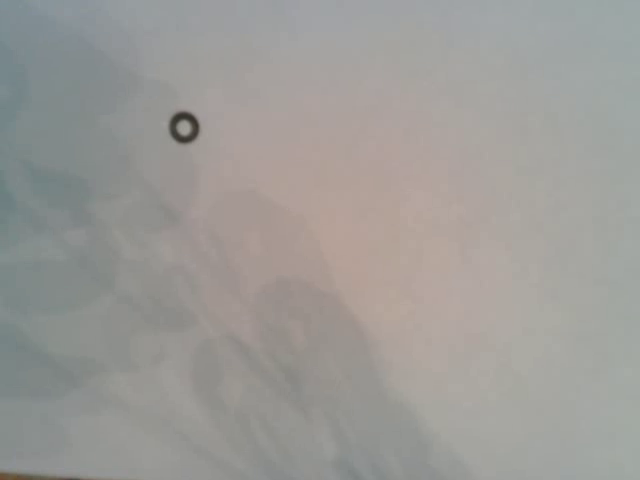
#> input picture frame 38 of 8lab/sample.mp4, 640 x 480 px
$ python exsample.py
#> lines starting #> are read from the running program, lines starting #| are printed output that depends on the picture; after the words box and inside, x2 and y2 are one past the last pixel; in counts of white or black regions, pixels touching at a corner belong together
import time
import cv2


def image_processing():
    img = cv2.imread('variant-10.jpg')
    #cv2.imshow('image', img)
    w, h = img.shape[:2]
    # [7 lines of commented-out code are left out]
    ret,img = cv2.threshold(img,150,255,cv2.THRESH_BINARY)
    # [8 lines of commented-out code are left out]
    cv2.imshow('img', img)


def video_processing():
    cap = cv2.VideoCapture('sample.mp4')
    down_points = (1080, 720)
    i = 0
    count = 0
    flag = True
    while True:
        ret, frame = cap.read()
#> frame is the input picture: shape (480, 640, 3); mean B, G, R 151.6, 154.9, 156.5
        if not ret:
            break

        frame = cv2.resize(frame, down_points, interpolation=cv2.INTER_LINEAR)
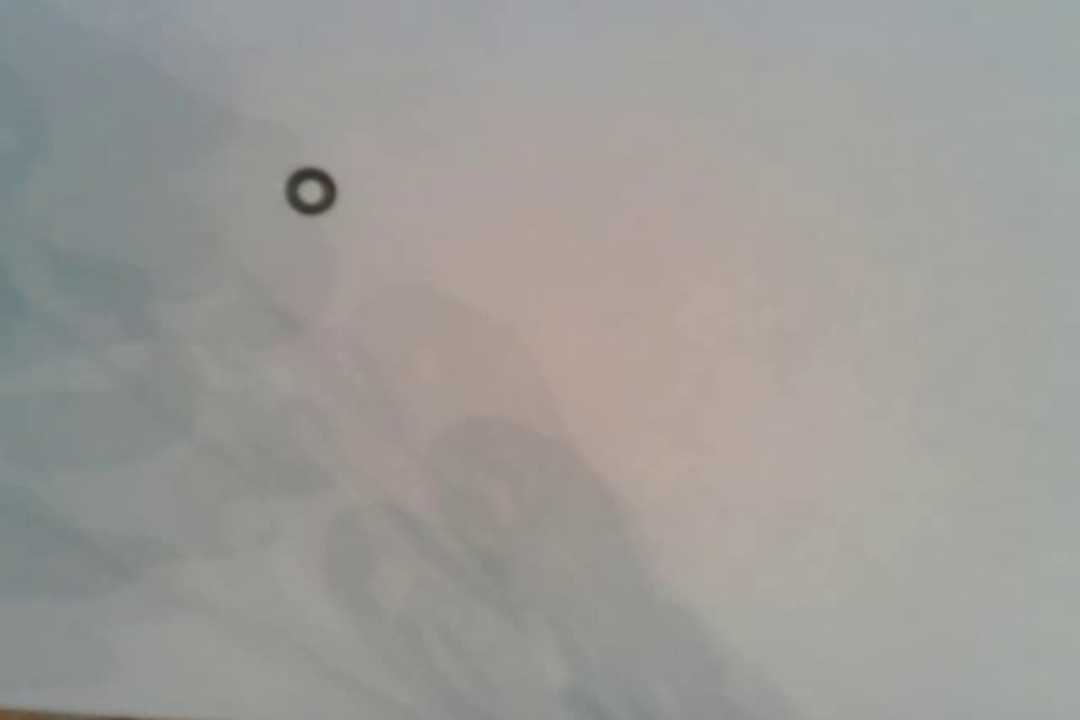
#> frame: shape (720, 1080, 3); mean B, G, R 151.5, 154.9, 156.5
        gray = cv2.cvtColor(frame, cv2.COLOR_BGR2GRAY)
        gray = cv2.GaussianBlur(gray, (21, 21), 0)
        ret, thresh = cv2.threshold(gray, 110, 255, cv2.THRESH_BINARY_INV)
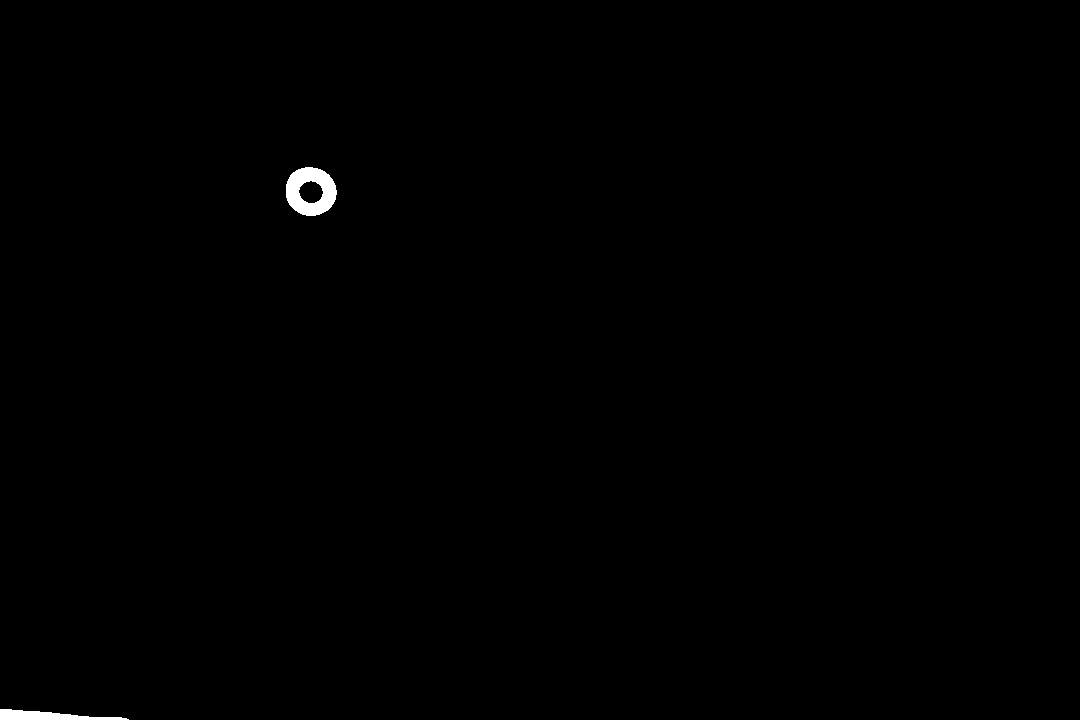
#> thresh: shape (720, 1080); 0.31% white; 2 white regions
        #print(ret, thresh)

        contours, hierarchy = cv2.findContours(thresh,
                            cv2.RETR_EXTERNAL, cv2.CHAIN_APPROX_NONE)
#> contours = 2 contours; box (x1, y1, x2, y2) and area: (286, 167, 337, 216) 1900, (0, 709, 129, 720) 669
        st_x, st_y = 465,285
        cv2.rectangle(frame, (st_x+150, st_y+150),(st_x , st_y ), (0, 255, 0), 2)
        if len(contours) > 0:
            c = max(contours, key=cv2.contourArea)
#> c = contour of 141 points, box (x1, y1, x2, y2) (286, 167, 337, 216), area 1900
            x, y, w, h = cv2.boundingRect(c)
#> x = 286; y = 167; w = 51; h = 49
            cv2.rectangle(frame, (x, y),(x+w, y + h), (0, 255, 0), 2)
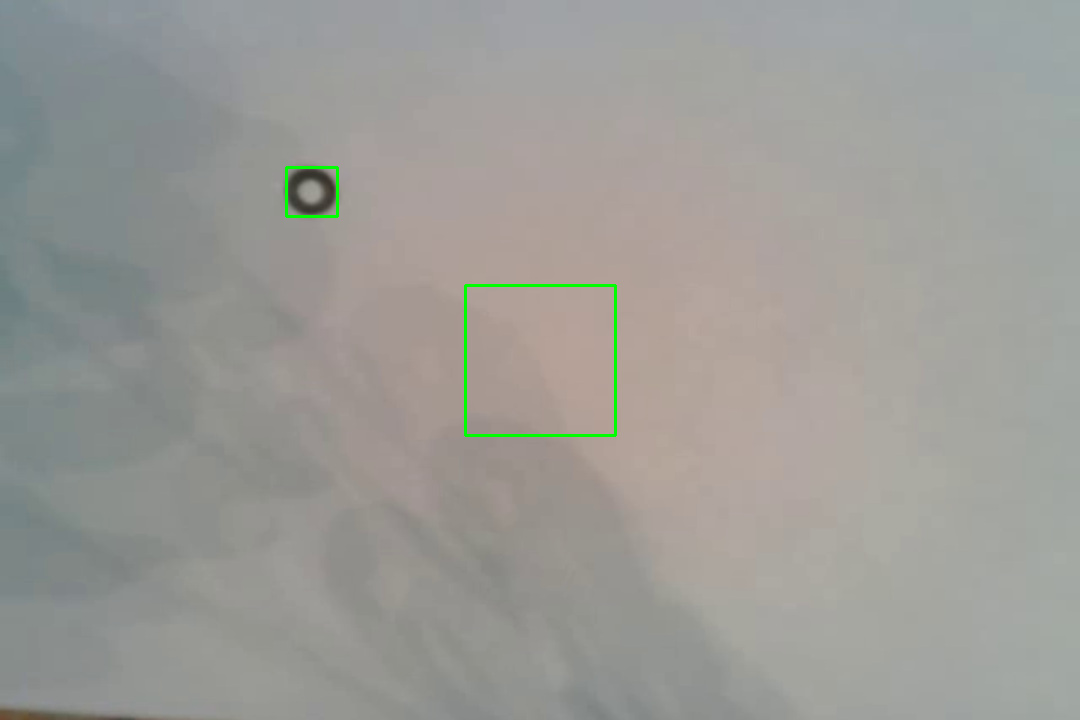
#> frame: shape (720, 1080, 3); mean B, G, R 151.1, 155.2, 156
            if i % 5 == 0:
                a = x + (w // 2)
#> a = 311
                b = y + (h // 2)
#> b = 191
            if flag:
                if (a >=st_x and a<= (st_x + 150)):
                    if (b>=st_y and b<= (st_y + 150)):
                        flag = False
                        frame = cv2.flip(frame, 0)
                        count += 1
                #print(a, b)
            if (x >(st_x + 150)):
                flag = True
            if x <st_x:
                flag = True
                #count += 1

        cv2.imshow('frame', frame)
        if cv2.waitKey(1) & 0xFF == ord('q'):
#> (key q is pressed here)
            break
        #print(count, flag)
        time.sleep(0.1)
        i += 1

    cap.release()


#if __name__ == '__main__':
#image_processing()
video_processing()
    #video_processing()
cv2.waitKey(0)

# closing all open windows
cv2.destroyAllWindows()

$ run again, starting later in the video
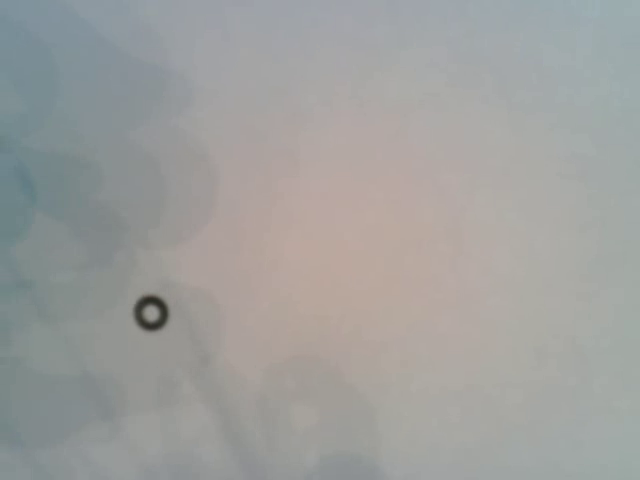
#> input picture frame 175 of 8lab/sample.mp4, 640 x 480 px
#> in video_processing, frame is the input picture: shape (480, 640, 3); mean B, G, R 157.4, 159.3, 158.7
#> in video_processing, `ret, thresh = cv2.threshold(gray, 110, 255, cv2.THRESH_BINARY_INV)`:
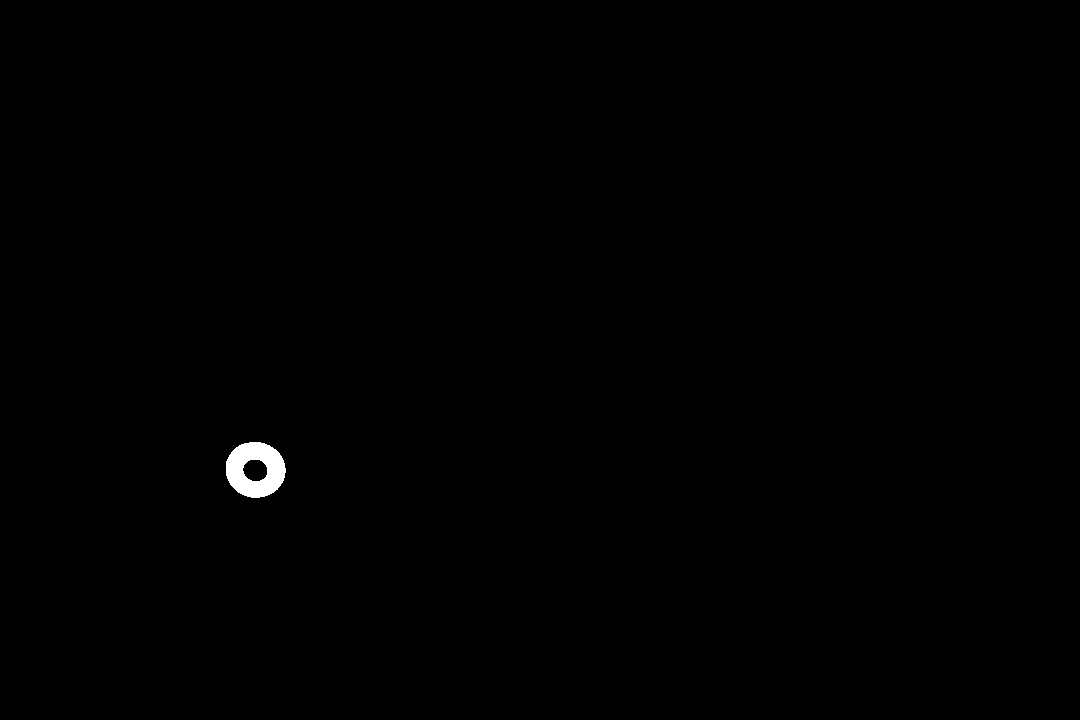
#> thresh: shape (720, 1080); 0.29% white; 1 white region
#> contours = 1 contour; box (x1, y1, x2, y2) and area: (226, 442, 286, 498) 2562
#> c = contour of 163 points, box (x1, y1, x2, y2) (226, 442, 286, 498), area 2562
#> x = 226; y = 442; w = 60; h = 56
#> in video_processing, `cv2.rectangle(frame, (x, y),(x+w, y + h), (0, 255, 0), 2)`:
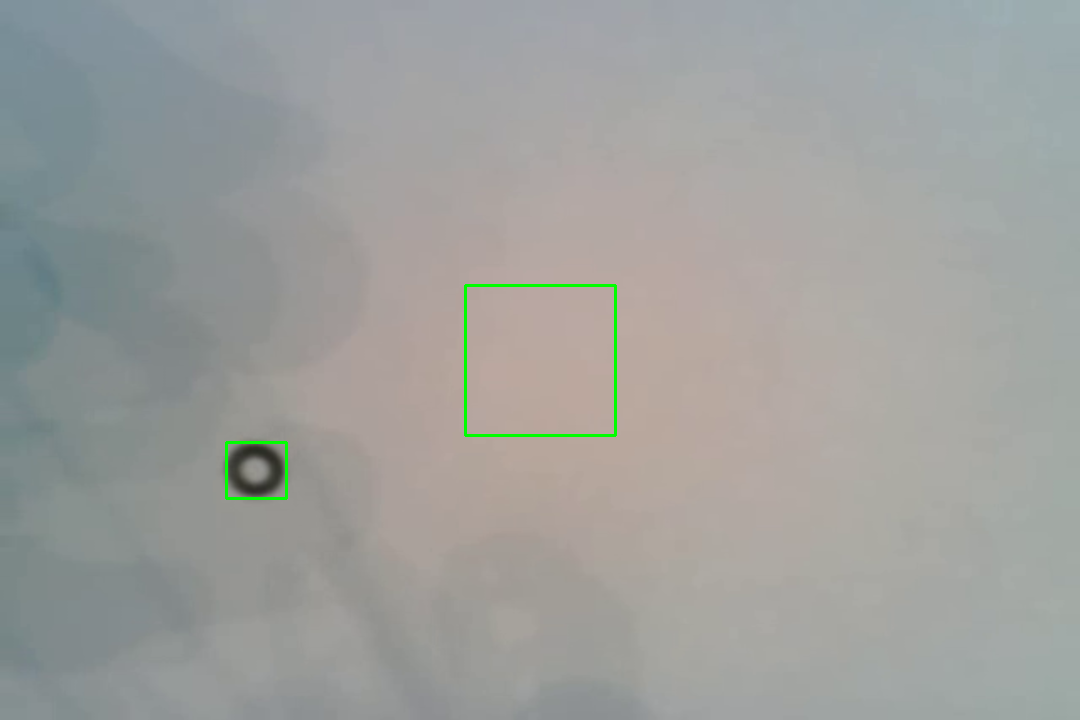
#> frame: shape (720, 1080, 3); mean B, G, R 156.9, 159.6, 158.1
#> a = 256
#> b = 470

$ run again, starting later in the video
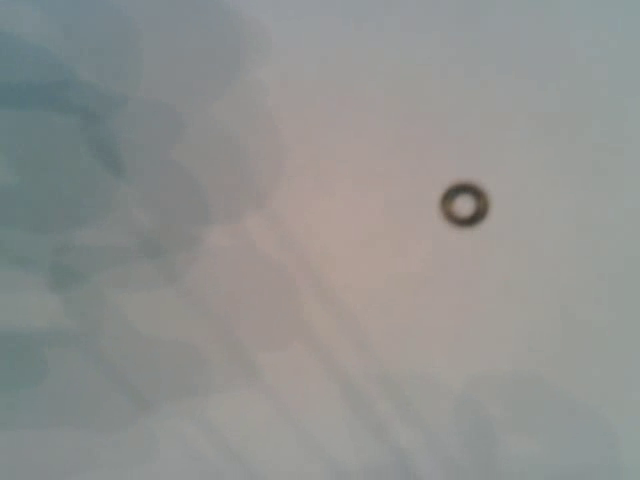
#> input picture frame 311 of 8lab/sample.mp4, 640 x 480 px
#> in video_processing, frame is the input picture: shape (480, 640, 3); mean B, G, R 144.1, 146.1, 144.9
#> in video_processing, `ret, thresh = cv2.threshold(gray, 110, 255, cv2.THRESH_BINARY_INV)`:
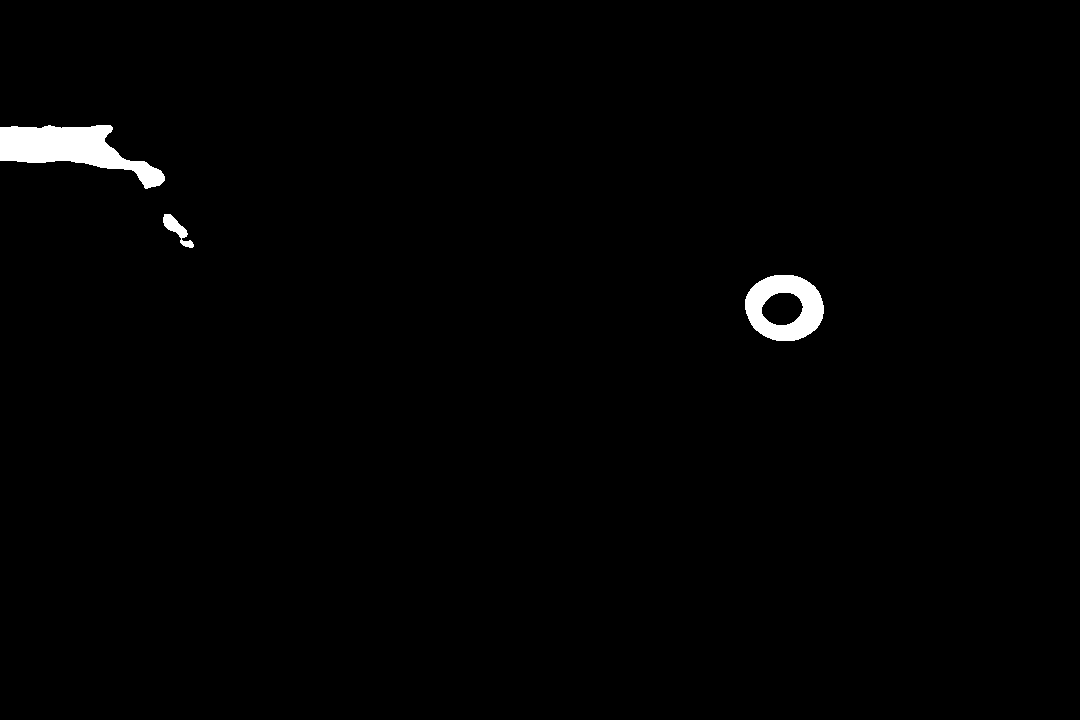
#> thresh: shape (720, 1080); 1.1% white; 3 white regions
#> contours = 3 contours; box (x1, y1, x2, y2) and area: (0, 125, 165, 189) 4688, (745, 275, 824, 341) 4050, (163, 214, 194, 248) 339
#> c = contour of 397 points, box (x1, y1, x2, y2) (0, 125, 165, 189), area 4688
#> x = 0; y = 125; w = 165; h = 64
#> in video_processing, `cv2.rectangle(frame, (x, y),(x+w, y + h), (0, 255, 0), 2)`:
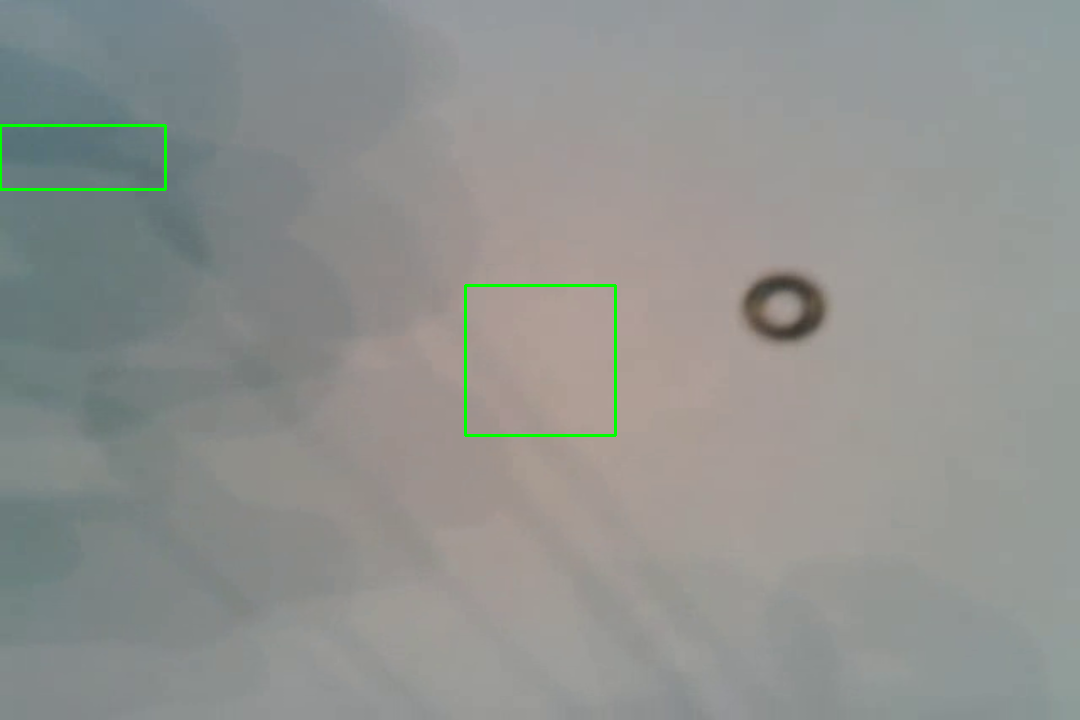
#> frame: shape (720, 1080, 3); mean B, G, R 143.5, 146.6, 144.3
#> a = 82
#> b = 157
